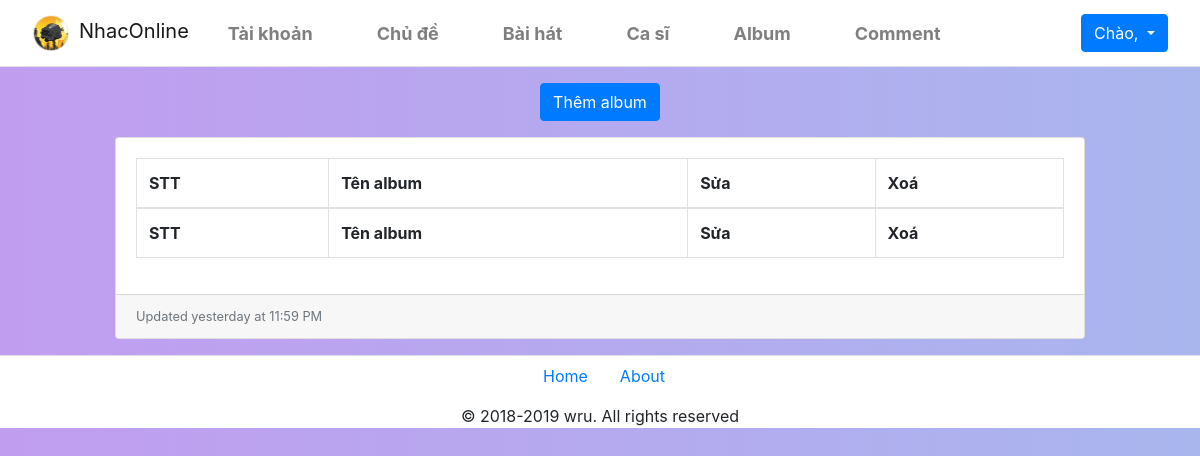
The page /Sources/admin/album.php on the database as committed earlier.
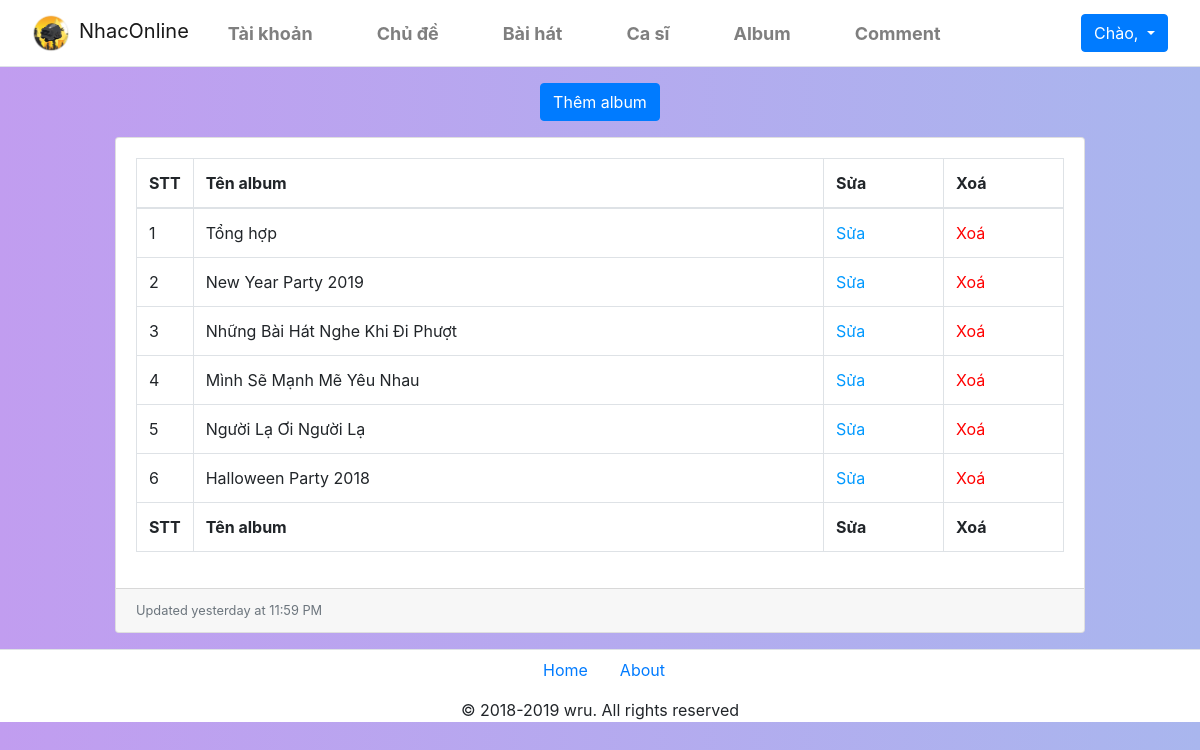
The same page on the database as committed later.
### tables this page shows
CREATE TABLE `album` (
  `id` int(100) NOT NULL,
  `tenalbum` varchar(100) NOT NULL,
  `image` varchar(100) NOT NULL
);

### Sources/admin/album.php (the view, shortened to what this page needs)
<!DOCTYPE html>
<html lang="en">
<head>
    <link href="css/bootstrap.min.css" rel="stylesheet">
    <link href="css/dataTables.bootstrap4.css" rel="stylesheet">
    <link rel="stylesheet" href="./css/fix.css">
</head>
<body>
    <?php
        include('header.php');
    ?>
    <main class="col-md-10 m-auto">
    <div class="mt-3 mb-2 text-center"><a href="./themalbum.php" class="btn btn-primary">Thêm album</a></div>
    <div class="card mb-3 mt-3">
        <div class="card-body">
            <div class="table-responsive">
                <table class="table table-bordered" id="dataTable" width="100%" cellspacing="0">
                    <thead>
                        <tr>
                            <th>STT</th>
                            <th>Tên album</th>
                            <th>Sửa</th>
                            <th>Xoá</th>
                        </tr>
                    </thead>
                    <tfoot>
                        <tr>
                            <th>STT</th>
                            <th>Tên album</th>
                            <th>Sửa</th>
                            <th>Xoá</th>
                        </tr>
                    </tfoot>
                    <tbody>
                    <?php
                        include('../php/connect.php');
                        $stt=1;
                        $result = mysqli_query($con,"Select * from album");
                        While($data = mysqli_fetch_assoc($result))
                        {
                            echo "<tr>";
                            echo "<td style='width:50px;'>$stt</td>";
                            echo "<td>$data[tenalbum]</td>";
                            echo "<td style='width:120px;'><a href='./suaalbum.php?id=$data[id]' style='color:#09F;'>Sửa</a></td>";
                            echo "<td style='width:120px;'><a href='./del_album.php?id=$data[id]' onclick=' return xacnhan();' style='color:red;'>Xoá</a></td>";
                            echo "</tr>";
                            $stt++;
                        }
                    ?>
                    </tbody>
                </table>
            </div>
        </div>
        <div class="card-footer small text-muted">Updated yesterday at 11:59 PM</div>
    </div>
    </main>
    <?php
        include('footer.php');
    ?>
</body>
</html>

Rows that differ between the two databases and show on the page:
added album: tenalbum "Tổng hợp"
added album: tenalbum "New Year Party 2019"
added album: tenalbum "Những Bài Hát Nghe Khi Đi Phượt"
added album: tenalbum "Mình Sẽ Mạnh Mẽ Yêu Nhau"
added album: tenalbum "Người Lạ Ơi Người Lạ"
added album: tenalbum "Halloween Party 2018"
